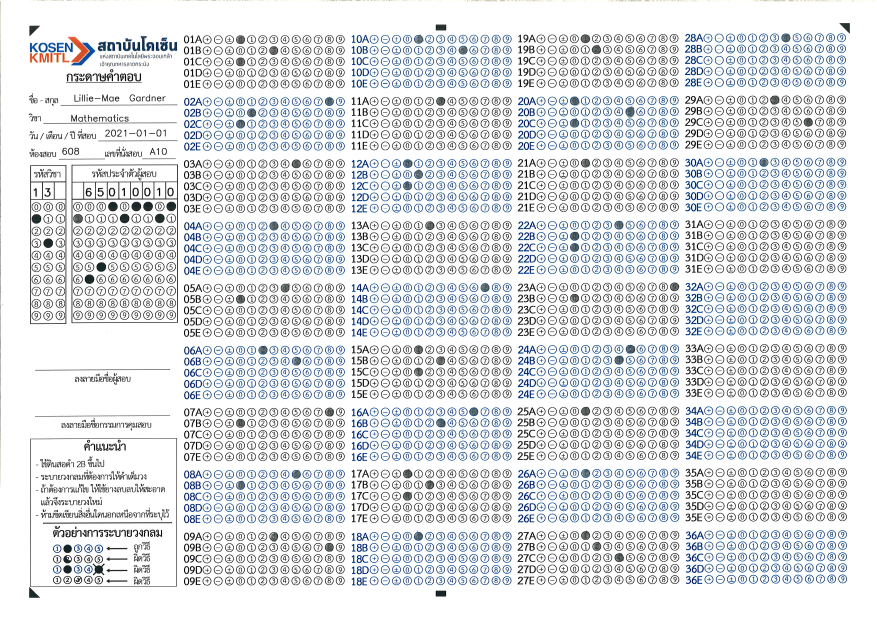
#> input picture test_images/20250529110230_010.jpg, 3507 x 2480 px (shown at 1/4 size); its folder holds only this picture in this run
$ python simple_demo.py
#> lines starting #> are read from the running program, lines starting #| are printed output that depends on the picture; after the words box and inside, x2 and y2 are one past the last pixel; in counts of white or black regions, pixels touching at a corner belong together
#!/usr/bin/env python3
"""
Simple Hybrid OMR Demo
Demonstrates the integration concept with functional Python-based processing
"""

import os
import json
import cv2
import numpy as np
from datetime import datetime
from typing import Dict, List, Tuple, Any
from pathlib import Path

# Import our Python backend
from python_backend.scoring import AnswerKeyManager, PositionMapper, ScoreCalculator


class SimpleHybridDemo:
    """
    Simplified hybrid demo that works reliably
    """

    def __init__(self):
        self.answer_key = {
            "1": "4", "2": "8", "3": "12", "4": "7", "5": "1",
            "6": "23", "7": "34", "8": "56", "9": "78", "10": "90",
            "11": "-5", "12": "-12", "13": "+8", "14": "±3", "15": "100"
        }
        print(f"✅ Initialized with {len(self.answer_key)} answer key entries")

    def detect_bubbles_simple(self, image_path: str) -> Dict[str, List[Tuple[int, int]]]:
        """
        Simple bubble detection using OpenCV
        """
#> called with image_path = 'test_images/20250529110230_010.jpg'
        print(f"🔍 Processing image: {os.path.basename(image_path)}")

        # Load image
        img = cv2.imread(image_path, cv2.IMREAD_GRAYSCALE)
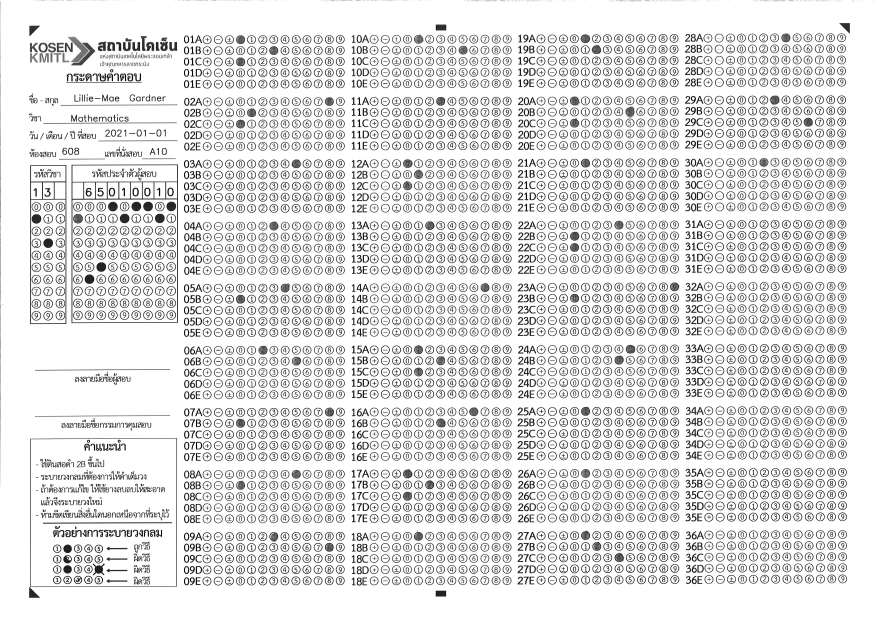
#> img: shape (2480, 3507) (shown at 1/4 size); min 0, max 255, mean 223.6
        if img is None:
            raise ValueError(f"Could not load image: {image_path}")

        # Simple thresholding to find dark areas (bubbles)
        _, thresh = cv2.threshold(img, 180, 255, cv2.THRESH_BINARY_INV)
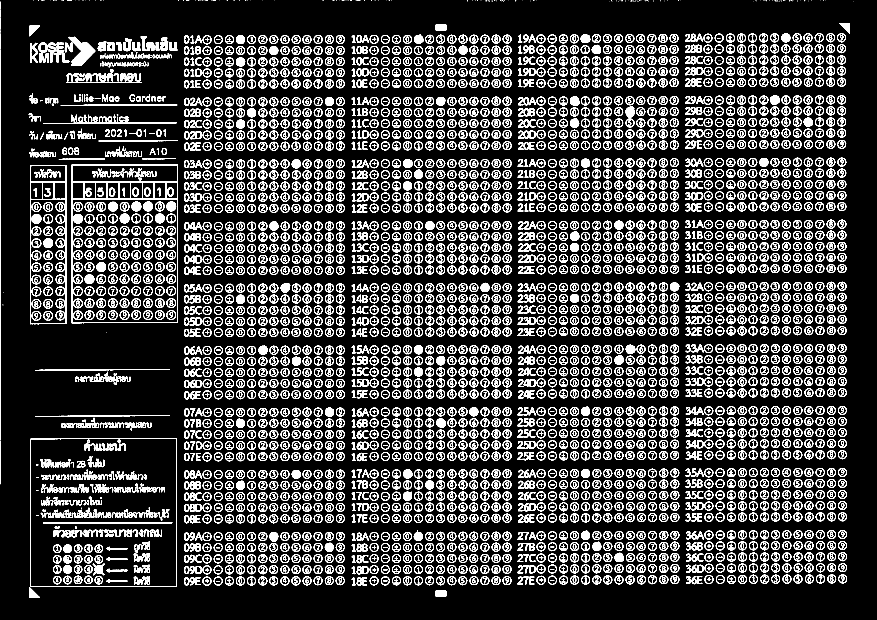
#> thresh: shape (2480, 3507) (shown at 1/4 size); 14.8% white; 6203 white regions (221 under 20 px)

        # Find contours
        contours, _ = cv2.findContours(thresh, cv2.RETR_EXTERNAL, cv2.CHAIN_APPROX_SIMPLE)
#> contours = 3290 contours, 205 with area under 20; largest, box (x1, y1, x2, y2) and area: (121, 1752, 708, 2348) 347234, (286, 658, 712, 1293) 268766, (121, 660, 266, 1297) 90750, (272, 147, 355, 249) 2918, (284, 171, 381, 262) 2109

        # Filter contours that look like bubbles
        bubbles = []
        for contour in contours:
            area = cv2.contourArea(contour)
            if 200 < area < 2000:  # Size filter
                x, y, w, h = cv2.boundingRect(contour)
                aspect_ratio = w / h
                if 0.7 < aspect_ratio < 1.3:  # Roughly circular
                    center_x = x + w // 2
                    center_y = y + h // 2
                    bubbles.append((center_x, center_y))
#> this loop made 3290 passes
#> (area, x, y, w, h, aspect_ratio, center_x, center_y) on passes 2, 10, 11, 12, 13, 14, 16, 17, 18, 19, 20, 21: (894.5, 117, 2348, 43, 44, 0.977, 138, 2370), (246.5, 2070, 2307, 22, 31, 0.71, 2081, 2322), (928, 944, 2307, 35, 35, 1, 961, 2324), (927, 900, 2307, 35, 35, 1, 917, 2324), (923.5, 855, 2307, 35, 35, 1, 872, 2324), (936, 810, 2307, 35, 35, 1, 827, 2324), (919.5, 1612, 2306, 35, 35, 1, 1629, 2323), (917, 1568, 2306, 36, 35, 1.03, 1586, 2323), (918, 1524, 2306, 35, 35, 1, 1541, 2323), (921, 1479, 2306, 35, 35, 1, 1496, 2323), (920.5, 1255, 2306, 35, 35, 1, 1272, 2323), (922, 1211, 2306, 35, 35, 1, 1228, 2323)
#> (area, x, y, w, h, aspect_ratio) on passes 1, 3, 4, 6, 7, 8: (909, 1743, 2362, 42, 24, 1.75), (221, 1450, 2310, 18, 31, 0.581), (493, 1427, 2310, 20, 33, 0.606), (244, 783, 2309, 19, 31, 0.613), (373.5, 759, 2309, 20, 32, 0.625), (511.5, 736, 2309, 21, 32, 0.656)

        print(f"   Found {len(bubbles)} potential bubbles")
#|    Found 2505 potential bubbles
        return {"bubbles": bubbles}

    def convert_bubbles_to_answers(self, detected_bubbles: Dict) -> Dict[str, str]:
        """
        Convert detected bubble positions to answers (simplified logic)
        """
        bubbles = detected_bubbles.get("bubbles", [])

        # Group bubbles by approximate row (question)
        questions = {}
        for x, y in bubbles:
            # Estimate question number based on Y position
            question_num = max(1, min(15, int(y / 100) + 1))

            if question_num not in questions:
                questions[question_num] = []
            questions[question_num].append((x, y))
#> this loop made 2505 passes
#> (x, y) on passes 1 to 3: (138, 2370), (2081, 2322), (961, 2324)

        # Convert to answers based on X position (simplified)
        answers = {}
        column_chars = ['±', '-', '+', '0', '1', '2', '3', '4', '5', '6', '7', '8', '9']

        for q_num, bubble_positions in questions.items():
            # Sort bubbles by X position
            bubble_positions.sort(key=lambda b: b[0])

            # Map positions to characters (very simplified)
            answer = ""
            for x, y in bubble_positions[:3]:  # Max 3 characters per answer
                # Map X position to character index (simplified)
                char_idx = min(12, max(0, int(x / 200)))
                answer += column_chars[char_idx]

            answers[str(q_num)] = answer.rstrip() if answer.rstrip() else "0"
#> this loop made 14 passes
#> q_num on passes 1 to 12: 15, 14, 13, 12, 11, 10, 9, 8, 7, 6, 5, 4

        return answers

    def calculate_score(self, detected_answers: Dict[str, str]) -> Dict[str, Any]:
        """
        Calculate score based on detected answers
        """
        total_questions = len(self.answer_key)
        correct = 0
        incorrect = 0
        blank = 0

        results = {
            "answers": {},
            "score_summary": {
                "total_questions": total_questions,
                "correct": 0,
                "incorrect": 0,
                "blank": 0,
                "score_percentage": 0.0
            },
            "detailed_comparison": []
        }

        for q_num in range(1, total_questions + 1):
            q_str = str(q_num)
            correct_answer = self.answer_key.get(q_str, "")
            detected_answer = detected_answers.get(q_str, "")

            if not detected_answer:
                blank += 1
                status = "blank"
            elif detected_answer == correct_answer:
                correct += 1
                status = "correct"
            else:
                incorrect += 1
                status = "incorrect"

            results["answers"][q_str] = detected_answer
            results["detailed_comparison"].append({
                "question": q_num,
                "correct": correct_answer,
                "detected": detected_answer,
                "status": status
            })

        results["score_summary"]["correct"] = correct
        results["score_summary"]["incorrect"] = incorrect
        results["score_summary"]["blank"] = blank
        results["score_summary"]["score_percentage"] = (correct / total_questions) * 100

        return results

    def process_single_image(self, image_path: str) -> Dict[str, Any]:
        """
        Process a single image and return results
        """
        try:
            # Detect bubbles
            detected_bubbles = self.detect_bubbles_simple(image_path)

            # Convert to answers
            detected_answers = self.convert_bubbles_to_answers(detected_bubbles)

            # Calculate score
            results = self.calculate_score(detected_answers)

            # Add metadata
            results["image_path"] = image_path
            results["processing_method"] = "Python OpenCV"
            results["timestamp"] = datetime.now().isoformat()

            return results

        except Exception as e:
            return {
                "image_path": image_path,
                "error": str(e),
                "processing_method": "failed"
            }

    def process_batch(self, image_dir: str) -> List[Dict[str, Any]]:
        """
        Process all images in a directory
        """
        image_dir = Path(image_dir)
        results = []

        # Find image files
        image_files = []
        for ext in ['*.jpg', '*.jpeg', '*.png', '*.bmp']:
            image_files.extend(image_dir.glob(ext))

        print(f"📂 Found {len(image_files)} images to process")

        for img_file in sorted(image_files):
            result = self.process_single_image(str(img_file))
            results.append(result)

        return results


def main():
    """
    Main demonstration function
    """
    print("=" * 60)
    print("🎯 SIMPLE HYBRID OMR DEMO")
    print("   Python-based processing with hybrid architecture")
    print("=" * 60)

    # Initialize demo
    demo = SimpleHybridDemo()

    # Process test images
    test_dir = "test_images"
    if not os.path.exists(test_dir):
        print(f"❌ Test directory {test_dir} not found")
        return

    print(f"🚀 Processing images from {test_dir}")
    results = demo.process_batch(test_dir)

    # Save results
    timestamp = datetime.now().strftime("%Y%m%d_%H%M%S")
    output_file = f"results/simple_demo_results_{timestamp}.json"

    os.makedirs("results", exist_ok=True)
    with open(output_file, 'w') as f:
        json.dump(results, f, indent=2)

    # Generate summary
    successful = [r for r in results if "error" not in r]
    failed = [r for r in results if "error" in r]

    if successful:
        avg_score = sum(r["score_summary"]["score_percentage"] for r in successful) / len(successful)
        total_correct = sum(r["score_summary"]["correct"] for r in successful)
        total_questions = len(successful) * len(demo.answer_key)
    else:
        avg_score = 0
        total_correct = 0
        total_questions = 0

    print("\n" + "=" * 60)
    print("📈 PROCESSING SUMMARY")
    print("=" * 60)
    print(f"Total Images: {len(results)}")
#| Total Images: 1
    print(f"Successfully Processed: {len(successful)}")
#| Successfully Processed: 1
    print(f"Failed: {len(failed)}")
#| Failed: 0

    if successful:
        print(f"Average Score: {avg_score:.1f}%")
#| Average Score: 0.0%
        print(f"Total Correct Answers: {total_correct}/{total_questions}")
#| Total Correct Answers: 0/15

        print(f"\n📋 Sample Results (first 3 images):")
        for i, result in enumerate(successful[:3]):
            img_name = os.path.basename(result["image_path"])
            score = result["score_summary"]["score_percentage"]
            correct = result["score_summary"]["correct"]
            total = result["score_summary"]["total_questions"]
            print(f"   {i+1}. {img_name}: {score:.1f}% ({correct}/{total} correct)")
#> this loop made 1 pass
#|    1. 20250529110230_010.jpg: 0.0% (0/15 correct)

    if failed:
        print(f"\n❌ Failed Images:")
        for result in failed:
            img_name = os.path.basename(result["image_path"])
            error = result.get("error", "Unknown error")
            print(f"   - {img_name}: {error}")

    print(f"\n💾 Detailed results saved to: {output_file}")
    print("✅ Demo completed successfully!")


if __name__ == "__main__":
    main()
